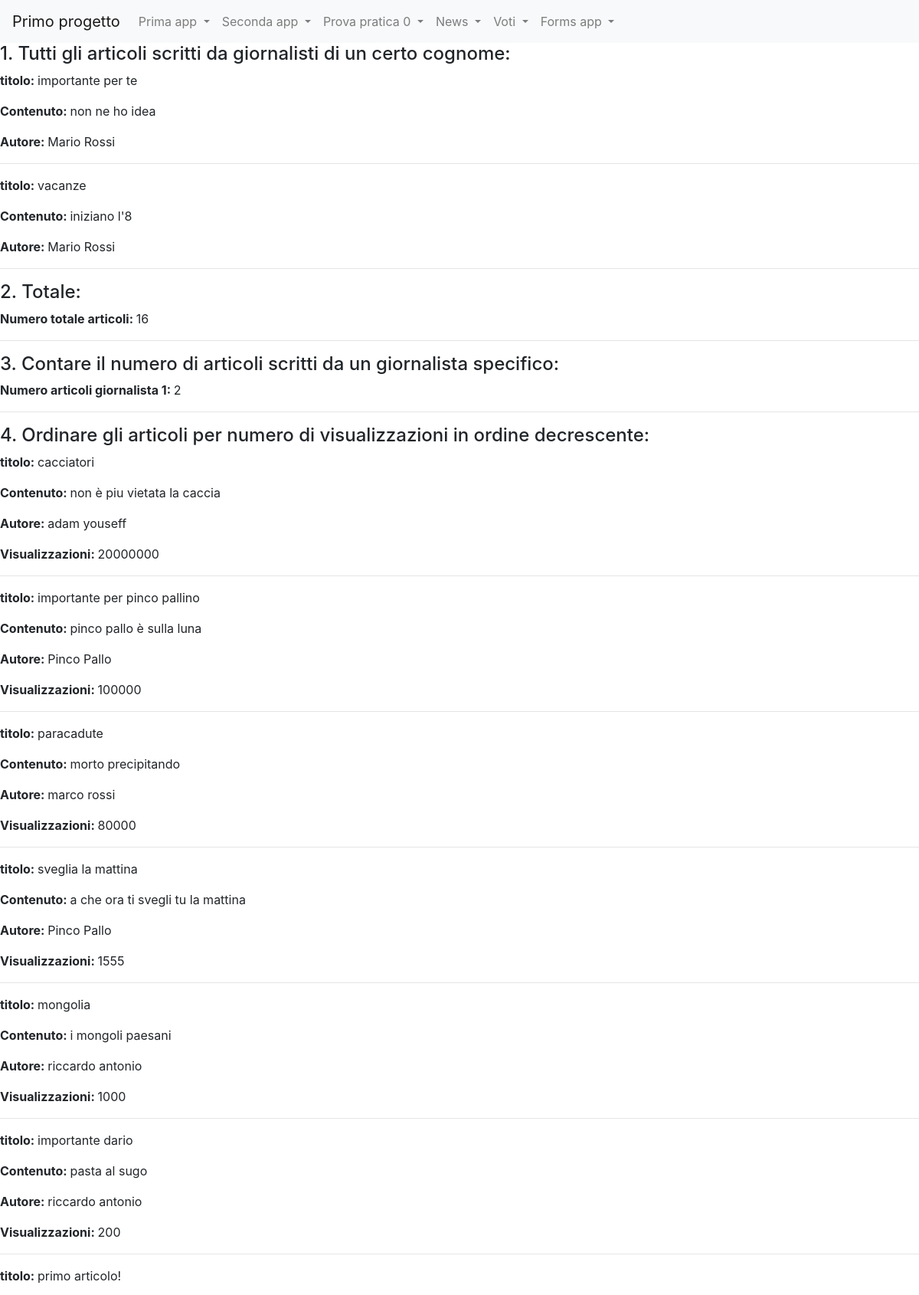
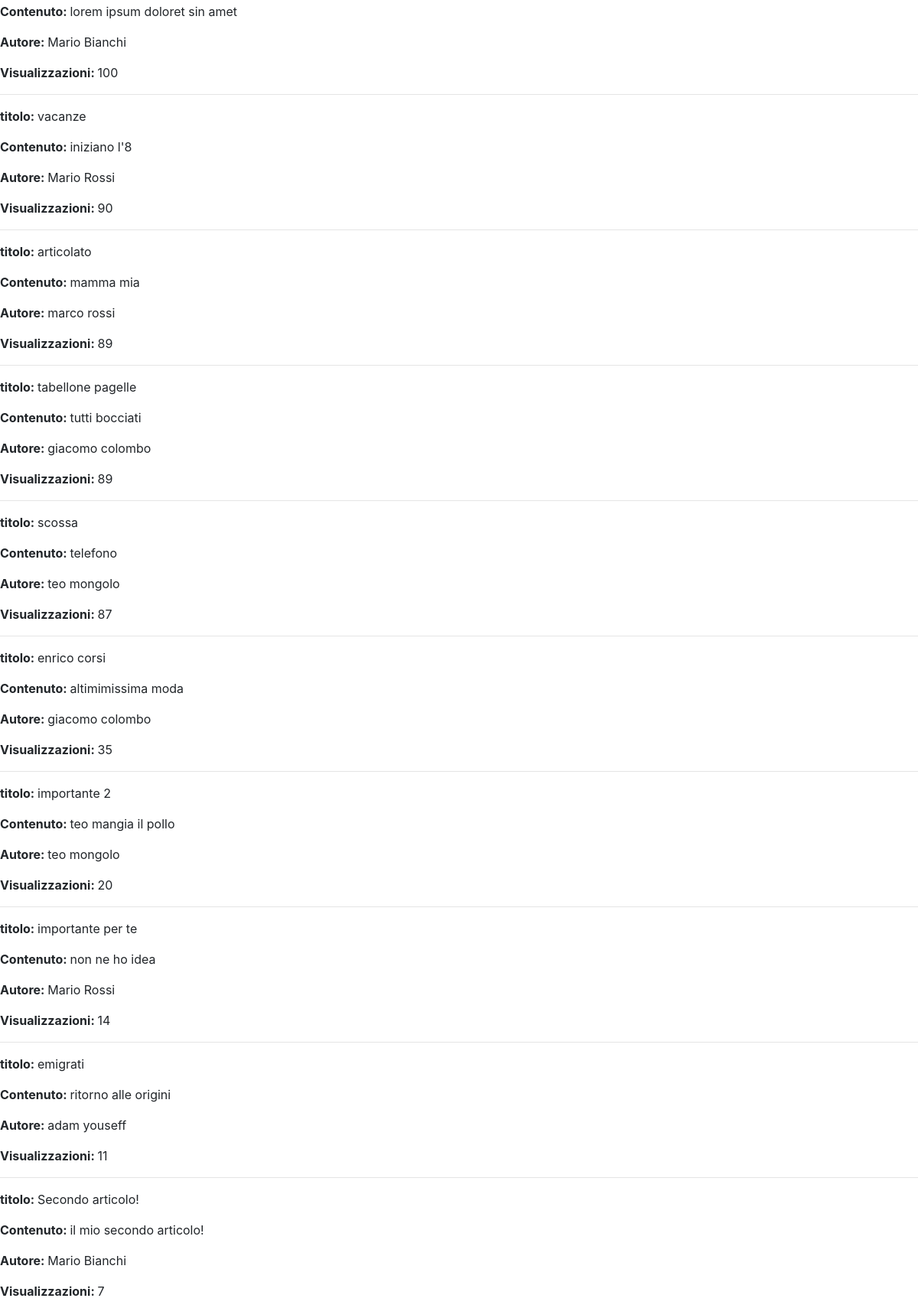
Page /news/query_base (upper part) on the committed database (2 pictures, top to bottom).
### news/models.py (models this page shows, shortened)
class Articolo(models.Model):
    titolo= models.CharField(max_length=100)
    contenuto= models.TextField()
    giornalista= models.ForeignKey(Giornalista, on_delete=models.CASCADE, related_name="articoli")
    data=models.DateField(blank=True)
    visualizzazioni=models.IntegerField(default=0,blank=True)
    class Meta:
        verbose_name="Articolo"
        verbose_name_plural="Articoli"

class Giornalista(models.Model):
    nome= models.CharField(max_length=20)
    cognome= models.CharField(max_length=20)
    anno_di_nascita= models.DateField(blank=True)
    def __str__(self):
        return self.nome+" "+self.cognome
    class Meta:
        verbose_name="Giornalista"
        verbose_name_plural="Giornalisti"

### news/views.py (the view)
# urls.py: path("query_base", queryBase, name="query_base"),
def queryBase(request):
    articoli_cognome = Articolo.objects.filter(giornalista__cognome="Rossi")
    numero_totale_articoli = Articolo.objects.count()
    giornalista_1 = Giornalista.objects.get(id=1)
    numero_articoli_giornalista_1 = Articolo.objects.filter(
        giornalista=giornalista_1
    ).count()
    articoli_ordinati = Articolo.objects.order_by('-visualizzazioni')
    articoli_senza_visualizzazioni = Articolo.objects.filter(visualizzazioni=0)
    articolo_piu_visualizzato = Articolo.objects.order_by('-visualizzazioni').first()
    giornalisti_data = Giornalista.objects.filter(anno_di_nascita__gt=datetime.date(1990, 1, 1))
    articoli_del_giorno = Articolo.objects.filter(data=datetime.date(2023, 1, 1))
    articoli_periodo = Articolo.objects.filter(data__range=(datetime.date(2023, 1, 1),datetime.date(2023, 12, 31) ))
    giornalisti_nati = Giornalista.objects.filter(anno_di_nascita__lt=datetime.date(1980, 1, 1))
    articoli_giornalisti = Articolo.objects.filter(giornalista__in=giornalisti_nati)
    giornalista_giovane = Giornalista.objects.order_by('anno_di_nascita').first()
    giornalista_anziano = Giornalista.objects.order_by('-anno_di_nascita').first()
    ultimi = Articolo.objects.order_by('-data')[:5]
    articoli_minime_visualizzazioni = Articolo.objects.filter(visualizzazioni__gte=100)
    articoli_parola = Articolo.objects.filter(titolo__contains='importante')
    articoli_mese_anno=Articolo.objects.filter(data__month=1, data__year=2023)
    giornalisti_con_articoli_popolari= Giornalista.objects.filter(articoli__visualizzazioni__gte=100).distinct()
    data= datetime.date(1990,1,1)
    visualizzazioni=50
    articoli_con_and= Articolo.objects.filter(giornalista__anno_di_nascita__gt=data,visualizzazioni__gte=visualizzazioni)
    from django.db.models import Q
    articoli_con_or= Articolo.objects.filter(Q(giornalista__anno_di_nascita__gt=data)|Q(visualizzazioni__lte=visualizzazioni))
    articoli_con_not= Articolo.objects.filter(~Q(giornalista__anno_di_nascita__lt=data))
    articoli_con_not = Articolo.objects.exclude(giornalista__anno_di_nascita__lt=data)
    context = {
        'articoli_cognome': articoli_cognome,
        'numero_totale_articoli': numero_totale_articoli,
        'numero_articoli_giornalista_1': numero_articoli_giornalista_1,
        'articoli_ordinati': articoli_ordinati,
        'articoli_senza_visualizzazioni': articoli_senza_visualizzazioni,
        'articolo_piu_visualizzato':articolo_piu_visualizzato,
        'giornalisti_data': giornalisti_data,
        'articoli_del_giorno': articoli_del_giorno,
        'articoli_periodo': articoli_periodo,
        'giornalisti_nati':  giornalisti_nati,
        'articoli_giornalisti': articoli_giornalisti,
        'giornalista_giovane': giornalista_giovane,
        'giornalista_anziano': giornalista_anziano,
        'ultimi': ultimi,
        'articoli_minime_visualizzazioni':articoli_minime_visualizzazioni,
        'articoli_parola':articoli_parola,
        'articoli_mese_anno': articoli_mese_anno,
        'giornalisti_con_articoli_popolari': giornalisti_con_articoli_popolari,
        'articoli_con_and':articoli_con_and,
        'articoli_con_or':articoli_con_or,
        'articoli_con_not':articoli_con_not,
    }
    return render (request, 'news/query_base.html', context)

### news/templates/news/query_base.html (shortened to what this page needs)
{% extends 'base.html' %}
{% block content %}
    <h4>1. Tutti gli articoli scritti da giornalisti di un certo cognome:</h4>
    {% for articolo in articoli_cognome %}
        <p><strong>titolo: </strong>{{articolo.titolo}}</p>
        <p><strong>Contenuto: </strong>{{articolo.contenuto}}</p>
        <p><strong>Autore: </strong>{{articolo.giornalista}}</p>
        <hr>
    {% endfor %}
    <h4>2. Totale:</h4>
    <p><strong>Numero totale articoli: </strong>{{numero_totale_articoli}}</p>
    <hr>
    <h4>3. Contare il numero di articoli scritti da un giornalista specifico:</h4>
    <p><strong>Numero articoli giornalista 1: </strong>{{numero_articoli_giornalista_1}}</p>
    <hr>
    <h4>4. Ordinare gli articoli per numero di visualizzazioni in ordine decrescente:</h4>
    {% for articolo in articoli_ordinati %}
        <p><strong>titolo: </strong>{{articolo.titolo}}</p>
        <p><strong>Contenuto: </strong>{{articolo.contenuto}}</p>
        <p><strong>Autore: </strong>{{articolo.giornalista}}</p>
        <p><strong>Visualizzazioni: </strong>{{articolo.visualizzazioni}}</p>
        <hr>
    {% endfor %}
{% endblock content %}

### rows in the picture
Articolo: titolo "importante per te", contenuto "non ne ho idea", giornalista "Mario Rossi", visualizzazioni "14"
Articolo: titolo "vacanze", contenuto "iniziano l'8", giornalista "Mario Rossi", visualizzazioni "90"
Articolo: titolo "cacciatori", contenuto "non è piu vietata la caccia", giornalista "adam youseff", visualizzazioni "20000000"
Articolo: titolo "importante per pinco pallino", contenuto "pinco pallo è sulla luna", giornalista "Pinco Pallo", visualizzazioni "100000"
Articolo: titolo "paracadute", contenuto "morto precipitando", giornalista "marco rossi", visualizzazioni "80000"
Articolo: titolo "sveglia la mattina", contenuto "a che ora ti svegli tu la mattina", giornalista "Pinco Pallo", visualizzazioni "1555"
Articolo: titolo "mongolia", contenuto "i mongoli paesani", giornalista "riccardo antonio", visualizzazioni "1000"
Articolo: titolo "importante dario", contenuto "pasta al sugo", giornalista "riccardo antonio", visualizzazioni "200"
Articolo: titolo "primo articolo!", contenuto "lorem ipsum doloret sin amet", giornalista "Mario Bianchi", visualizzazioni "100"
Articolo: titolo "articolato", contenuto "mamma mia", giornalista "marco rossi", visualizzazioni "89"
Articolo: titolo "tabellone pagelle", contenuto "tutti bocciati", giornalista "giacomo colombo", visualizzazioni "89"
Articolo: titolo "scossa", contenuto "telefono", giornalista "teo mongolo", visualizzazioni "87"
Articolo: titolo "enrico corsi", contenuto "altimimissima moda", giornalista "giacomo colombo", visualizzazioni "35"
Articolo: titolo "importante 2", contenuto "teo mangia il pollo", giornalista "teo mongolo", visualizzazioni "20"
Articolo: titolo "emigrati", contenuto "ritorno alle origini", giornalista "adam youseff", visualizzazioni "11"
Articolo: titolo "Secondo articolo!", contenuto "il mio secondo articolo!", giornalista "Mario Bianchi", visualizzazioni "7"

### other values in the picture
{{ numero_totale_articoli }} "16"
{{ numero_articoli_giornalista_1 }} "2"
